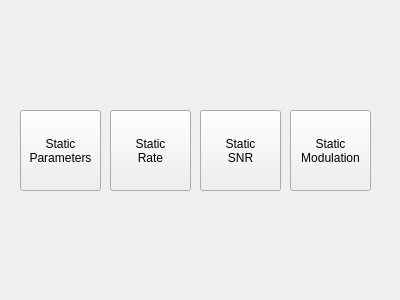
<?xml version="1.0" encoding="UTF-8"?>
<ui version="4.0">
 <class>paramVariates</class>
 <widget class="QWidget" name="paramVariates">
  <property name="geometry">
   <rect>
    <x>0</x>
    <y>0</y>
    <width>400</width>
    <height>300</height>
   </rect>
  </property>
  <property name="windowTitle">
   <string>Form</string>
  </property>
  <widget class="QPushButton" name="pushButton">
   <property name="geometry">
    <rect>
     <x>110</x>
     <y>110</y>
     <width>81</width>
     <height>81</height>
    </rect>
   </property>
   <property name="text">
    <string>Static 
Rate</string>
   </property>
  </widget>
  <widget class="QPushButton" name="pushButton_2">
   <property name="geometry">
    <rect>
     <x>200</x>
     <y>110</y>
     <width>81</width>
     <height>81</height>
    </rect>
   </property>
   <property name="text">
    <string>Static 
SNR</string>
   </property>
  </widget>
  <widget class="QPushButton" name="pushButton_3">
   <property name="geometry">
    <rect>
     <x>290</x>
     <y>110</y>
     <width>81</width>
     <height>81</height>
    </rect>
   </property>
   <property name="text">
    <string>Static 
Modulation</string>
   </property>
  </widget>
  <widget class="QPushButton" name="pushButton_4">
   <property name="geometry">
    <rect>
     <x>20</x>
     <y>110</y>
     <width>81</width>
     <height>81</height>
    </rect>
   </property>
   <property name="text">
    <string>Static
Parameters</string>
   </property>
  </widget>
 </widget>
 <resources/>
 <connections/>
</ui>
